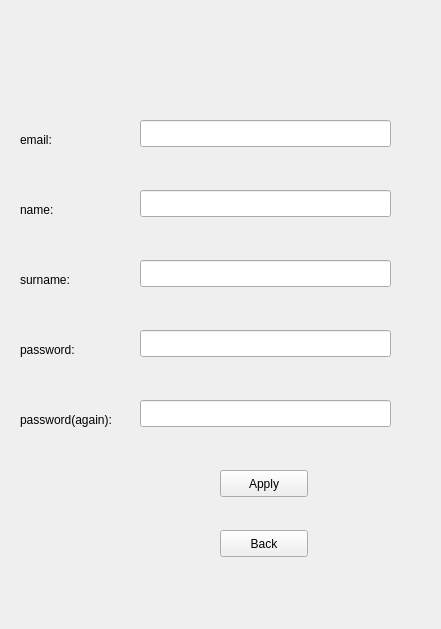
<?xml version="1.0" encoding="UTF-8"?>
<ui version="4.0">
 <class>ClientRegisterWidget</class>
 <widget class="QWidget" name="ClientRegisterWidget">
  <property name="geometry">
   <rect>
    <x>0</x>
    <y>0</y>
    <width>441</width>
    <height>629</height>
   </rect>
  </property>
  <property name="windowTitle">
   <string>Client Register</string>
  </property>
  <widget class="QLineEdit" name="nameLineEdit">
   <property name="geometry">
    <rect>
     <x>140</x>
     <y>190</y>
     <width>251</width>
     <height>27</height>
    </rect>
   </property>
  </widget>
  <widget class="QLabel" name="surnameLabel">
   <property name="geometry">
    <rect>
     <x>20</x>
     <y>270</y>
     <width>67</width>
     <height>19</height>
    </rect>
   </property>
   <property name="text">
    <string>surname:</string>
   </property>
  </widget>
  <widget class="QLabel" name="passwordAgainLabel">
   <property name="geometry">
    <rect>
     <x>20</x>
     <y>410</y>
     <width>121</width>
     <height>19</height>
    </rect>
   </property>
   <property name="text">
    <string>password(again):</string>
   </property>
  </widget>
  <widget class="QLineEdit" name="surnameLineEdit">
   <property name="geometry">
    <rect>
     <x>140</x>
     <y>260</y>
     <width>251</width>
     <height>27</height>
    </rect>
   </property>
  </widget>
  <widget class="QPushButton" name="backButton">
   <property name="geometry">
    <rect>
     <x>220</x>
     <y>530</y>
     <width>88</width>
     <height>27</height>
    </rect>
   </property>
   <property name="text">
    <string>Back</string>
   </property>
  </widget>
  <widget class="QPushButton" name="applyButton">
   <property name="geometry">
    <rect>
     <x>220</x>
     <y>470</y>
     <width>88</width>
     <height>27</height>
    </rect>
   </property>
   <property name="text">
    <string>Apply</string>
   </property>
  </widget>
  <widget class="QLineEdit" name="passwordLineEdit">
   <property name="geometry">
    <rect>
     <x>140</x>
     <y>330</y>
     <width>251</width>
     <height>27</height>
    </rect>
   </property>
  </widget>
  <widget class="QLineEdit" name="passwordAgainLineEdit">
   <property name="geometry">
    <rect>
     <x>140</x>
     <y>400</y>
     <width>251</width>
     <height>27</height>
    </rect>
   </property>
  </widget>
  <widget class="QLabel" name="emailLabel">
   <property name="geometry">
    <rect>
     <x>20</x>
     <y>130</y>
     <width>67</width>
     <height>19</height>
    </rect>
   </property>
   <property name="text">
    <string>email:</string>
   </property>
  </widget>
  <widget class="QLineEdit" name="emailLineEdit">
   <property name="geometry">
    <rect>
     <x>140</x>
     <y>120</y>
     <width>251</width>
     <height>27</height>
    </rect>
   </property>
  </widget>
  <widget class="QLabel" name="nameLabel">
   <property name="geometry">
    <rect>
     <x>20</x>
     <y>200</y>
     <width>67</width>
     <height>19</height>
    </rect>
   </property>
   <property name="text">
    <string>name:</string>
   </property>
  </widget>
  <widget class="QLabel" name="passwordLabel">
   <property name="geometry">
    <rect>
     <x>20</x>
     <y>340</y>
     <width>67</width>
     <height>19</height>
    </rect>
   </property>
   <property name="text">
    <string>password:</string>
   </property>
  </widget>
 </widget>
 <resources/>
 <connections/>
</ui>
